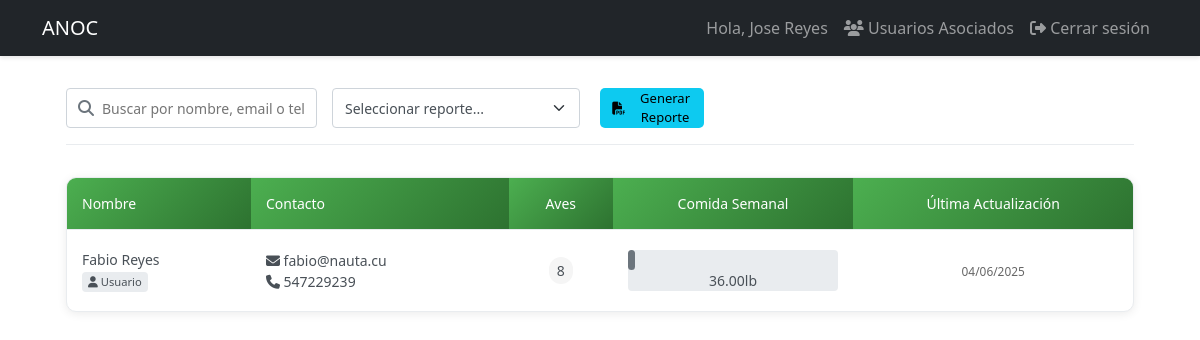
/specialist/users (signed in), run on the app's committed database.
### models.py (models this page shows, shortened)
class User(UserMixin, db.Model):
    id = db.Column(db.Integer, primary_key=True)
    username = db.Column(db.String(80), unique=True, nullable=False, index=True)
    email = db.Column(db.String(120), unique=True, nullable=False, index=True)
    password_hash = db.Column(db.String(128))
    role = db.Column(db.String(20), default='user')  # 'admin', 'specialist', 'dependiente', 'user'
    is_associated = db.Column(db.Boolean, default=False, nullable=False)
    full_name = db.Column(db.String(100), nullable=False)
    phone = db.Column(db.String(20), nullable=False)
    profile_image = db.Column(db.String(255))  # Ruta de la imagen de perfil
    last_login = db.Column(db.DateTime)  # Fecha del último inicio de sesión
    is_active = db.Column(db.Boolean, default=True)  # Para manejar cuentas activas/inactivas
    address = db.Column(db.String(200))  # Nuevo campo para dirección
    birds = db.relationship('UserBirds', backref='user', lazy=True, cascade='all, delete-orphan')
    awards = db.relationship('Award', backref='user', lazy=True, cascade='all, delete-orphan')

class UserBirds(db.Model):
    id = db.Column(db.Integer, primary_key=True)
    user_id = db.Column(db.Integer, db.ForeignKey('user.id'), nullable=False)
    category_id = db.Column(db.Integer, db.ForeignKey('bird_category.id'), nullable=False)
    quantity = db.Column(db.Integer, default=0)
    food_per_bird = db.Column(db.Float)  # lb por ave por día (asignado por especialista)
    food_type = db.Column(db.String(50))  # Tipo de alimento (Maíz, Trigo, etc.)
    food_process = db.Column(db.String(50))  # Proceso del alimento (grano, molido, etc.)
    notes = db.Column(db.Text)  # Notas adicionales sobre las aves
    export_quantity = db.Column(db.Integer, default=0)  # Cantidad para exportación
    last_updated = db.Column(db.DateTime, default=datetime.utcnow, onupdate=datetime.utcnow)
    @property
    def food_required(self):
        return round(self.quantity * (self.food_per_bird or 0), 2)  # Redondeado a 2 decimales

### app.py (the view)
@app.route('/specialist/users')
@login_required
def specialist_users():
    if current_user.role not in ['specialist', 'dependiente']:
        abort(403)
    associated_users = db.session.execute(
        select(User).where(User.is_associated == True).order_by(User.full_name)
    ).scalars()
    users_data = []
    for user in associated_users:  # Cambiado de 'user' a 'associated_users' para evitar conflicto
        last_updated = None
        last_quantity_change = 0
        last_food_change = 0.0
        if user.birds:
            last_updated = max(
                (bird.last_updated for bird in user.birds if bird.last_updated),
                default=None
            )
            quantities = [bird.quantity for bird in user.birds]
            if len(quantities) > 1:
                last_quantity_change = quantities[-1] - quantities[-2]
            foods = [bird.food_required for bird in user.birds if bird.food_required]
            if len(foods) > 1:
                last_food_change = foods[-1] - foods[-2]
        users_data.append({
            'user': user,
            'total_birds': sum(bird.quantity for bird in user.birds),
            'total_food': sum(bird.food_required for bird in user.birds if bird.food_required),
            'last_updated': last_updated,
            'last_quantity_change': last_quantity_change,
            'last_food_change': last_food_change
        })
    users_data.sort(key=lambda x: x['last_updated'] or datetime.min, reverse=True)
    return render_template('specialist/users.html',
                         users=users_data,
                         current_role=current_user.role)

### app.py (called while the page is built)
@login_manager.user_loader
def load_user(user_id):
    return db.session.get(User, int(user_id))

### templates/specialist/users.html (shortened to what this page needs)
{% extends "base.html" %}
{% block content %}
<div class="users-container">
    <div class="users-header">
        <div class="header-actions">
            <form class="search-form" onsubmit="return false;">
                <div class="search-box">
                    <i class="fas fa-search"></i>
                    <input type="text" id="userSearch" placeholder="Buscar por nombre, email o teléfono..."
                           onkeyup="filterUsers()">
                </div>
            </form>
            {% if current_role in ['admin', 'specialist'] %}
            <div class="report-actions">
                <select id="reportType" class="form-select">
                    <option value="">Seleccionar reporte...</option>
                </select>
                <button id="generateReport" class="btn btn-info">
                    <i class="fas fa-file-pdf"></i> Generar Reporte
                </button>
            </div>
            {% endif %}
        </div>
    </div>
    {% if users %}
    <div class="users-table-container">
        <table class="users-table" id="usersTable">
            <thead>
                <tr>
                    <th>Nombre</th>
                    <th>Contacto</th>
                    <th class="text-center">Aves</th>
                    <th class="text-center">Comida Semanal</th>
                    <th class="text-center">Última Actualización</th>
                </tr>
            </thead>
            <tbody>
                {% for data in users %}
                <tr class="user-row">
                    <td class="user-info clickable-row" data-search="{{ data.user.full_name|lower }}"
                        onclick="window.location='{{ url_for('manage_user', user_id=data.user.id) }}'">
                        <div class="user-name">{{ data.user.full_name }}</div>
                        <div class="user-role">
                            {% if data.user.role == 'specialist' %}
                            <span class="role-badge"><i class="fas fa-user-shield"></i> Especialista</span>
                            {% elif data.user.role == 'dependiente' %}
                            <span class="role-badge"><i class="fas fa-user-tie"></i> Dependiente</span>
                            {% else %}
                            <span class="role-badge"><i class="fas fa-user"></i> Usuario</span>
                            {% endif %}
                        </div>
                    </td>
                    <td class="contact-info" data-search="{{ data.user.email|lower }} {{ data.user.phone }}">
                        <div><i class="fas fa-envelope"></i> {{ data.user.email }}</div>
                        <div><i class="fas fa-phone"></i> {{ data.user.phone }}</div>
                    </td>
                    <td class="text-center birds-count" data-search="{{ data.total_birds }}">
                        <span class="count-badge">{{ data.total_birds }}</span>
                    </td>
                    <td class="text-center food-amount" data-search="{{ "%.2f"|format(data.total_food) }}">
                        <div class="progress-container">
                            <div class="progress-bar" style="width: {{ [data.total_food/10, 100]|min }}%"></div>
                            <span>{{ "%.2f"|format(data.total_food) }}lb</span>
                        </div>
                    </td>
                    <td class="text-center">
                        {% if data.last_updated %}
                        <span class="last-updated" title="{{ data.last_updated.strftime('%Y-%m-%d %H:%M') }}">
                            {{ data.last_updated.strftime('%d/%m/%Y') }}
                        </span>
                        {% else %}
                        <span class="text-muted">Nunca</span>
                        {% endif %}
                    </td>
                </tr>
                {% endfor %}
            </tbody>
        </table>
    </div>
    {% else %}
    <div class="empty-state">
        <i class="fas fa-users-slash"></i>
        <h3>No hay usuarios asociados disponibles</h3>
        <p>Actualmente no hay usuarios registrados en el sistema.</p>
    </div>
    {% endif %}
</div>
{% endblock %}

### templates/base.html (shortened to what this page needs)
<!DOCTYPE html>
<html lang="es">
<head>
    <link href="https://cdn.jsdelivr.net/npm/bootstrap@5.3.0/dist/css/bootstrap.min.css" rel="stylesheet">
    <link href="https://cdnjs.cloudflare.com/ajax/libs/font-awesome/6.4.0/css/all.min.css" rel="stylesheet">
    <link rel="stylesheet" href="{{ url_for('static', filename='css/styles.css') }}">
</head>
<body>
    <nav class="navbar navbar-expand-lg navbar-dark bg-dark">
        <div class="container">
            <a class="navbar-brand" href="{{ url_for('dashboard') }}">ANOC</a>
            <div class="collapse navbar-collapse" id="navbarNav">
                <ul class="navbar-nav">
                    {% if current_user.is_authenticated %}
                        <li class="nav-item">
                            <span class="nav-link">Hola, {{ current_user.full_name }}</span>
                        </li>
                        {% if current_user.is_authenticated and current_user.role in ['specialist', 'dependiente'] %}
                        <li class="nav-item">
                            <a class="nav-link" href="{{ url_for('specialist_users') }}">
                                <i class="fas fa-users"></i> Usuarios Asociados
                            </a>
                        </li>
                    {% endif %}
                        <li class="nav-item">
                            <a class="nav-link" href="{{ url_for('logout') }}">
                                <i class="fas fa-sign-out-alt"></i> Cerrar sesión
                            </a>
                        </li>
                    {% else %}
                        <li class="nav-item">
                            <a class="nav-link" href="{{ url_for('login') }}">
                                <i class="fas fa-sign-in-alt"></i> Iniciar sesión
                            </a>
                        </li>
                    {% endif %}
                </ul>
            </div>
        </div>
    </nav>
    <div class="container mt-4">
        {% block content %}{% endblock %}
    </div>
</body>
</html>

### static/css/styles.css (style rules this page uses)
.navbar { box-shadow: 0 2px 4px rgba(0,0,0,0.1); }
.btn { margin: 2px; }
.header-actions { display: flex; gap: 1rem; }
:root { --primary-color: #2c3e50; --secondary-color: #4CAF50; --light-gray: #f8f9fa; --medium-gray: #e9ecef; --dark-gray: #6c757d; --text-color: #495057; --white: #ffffff; }
.users-container { max-width: 1400px; margin: 2rem auto; padding: 0 1.5rem; }
.users-header { margin-bottom: 2rem; padding-bottom: 1rem; border-bottom: 1px solid var(--medium-gray); }
.users-table-container { background: var(--white); border-radius: 0.5rem; border: 1px solid var(--medium-gray); overflow: hidden; }
.users-table { width: 100%; border-collapse: collapse; font-size: 0.875rem; }
.users-table th { background-color: var(--light-gray); color: var(--primary-color); padding: 1rem 1.25rem; text-align: left; font-weight: 600; border-bottom: 1px solid var(--medium-gray); }
.users-table td { padding: 1rem 1.25rem; border-bottom: 1px solid var(--medium-gray); vertical-align: middle; color: var(--text-color); }
.users-table tr:last-child td { border-bottom: none; }
.role-badge { display: inline-block; padding: 0.25rem 0.5rem; border-radius: 0.25rem; font-size: 0.75rem; font-weight: 500; background-color: var(--light-gray); color: var(--primary-color); }
.btn { padding: 0.5rem 0.75rem; border-radius: 0.25rem; font-size: 0.8125rem; font-weight: 500; cursor: pointer; border: none; display: inline-flex; align-items: center; gap: 0.375rem; }
.text-center { text-align: center; }
.users-table-container { background-color: #fff; border-radius: 10px; box-shadow: 0 2px 10px rgba(0, 0, 0, 0.08); overflow: hidden; }
.users-table { width: 100%; border-collapse: collapse; }
.users-table th { background: linear-gradient(135deg, #4CAF50 0%, #2d7230 100%); color: white; padding: 15px; font-weight: 500; text-align: left; }
.users-table td { padding: 15px; border-bottom: 1px solid #f1f3f5; vertical-align: middle; }
.role-badge { padding: 4px 8px; border-radius: 4px; font-size: 0.8rem; font-weight: 500; }
.last-updated { font-size: 0.85em; color: #666; }
.user-row { background-color: transparent; }
.count-badge { display: inline-block; padding: 3px 8px; border-radius: 12px; background-color: #f5f5f5; }
.progress-container { width: 100%; background-color: #e9ecef; border-radius: 4px; margin: 5px 0; }
.progress-bar { height: 20px; background-color: #6c757d; border-radius: 4px; }
.role-badge { font-size: 0.8em; padding: 2px 6px; border-radius: 4px; background-color: #e9ecef; color: #495057; }
.report-actions { display: flex; gap: 10px; align-items: center; }
.report-actions select { padding: 8px 12px; border-radius: 4px; border: 1px solid #ddd; min-width: 200px; }
.header-actions { display: flex; align-items: center; gap: 15px; flex-wrap: wrap; }
.search-box { position: relative; display: flex; align-items: center; height: 40px; }
.search-box i.fas.fa-search { position: absolute; left: 12px; color: #6c757d; z-index: 2; }
.search-box input { padding: 8px 12px 8px 35px; border-radius: 4px; border: 1px solid #ced4da; width: 100%; height: 100%; font-size: 14px; color: #495057; background-color: white; }
.report-actions { display: flex; align-items: center; gap: 10px; height: 40px; }
.report-actions select.form-select { padding: 8px 12px; border-radius: 4px; border: 1px solid #ced4da; height: 100%; min-width: 200px; font-size: 14px; color: #495057; }
.report-actions #generateReport { height: 100%; padding: 8px 12px; display: flex; align-items: center; gap: 5px; }
.btn { display: inline-flex; align-items: center; padding: 10px 20px; margin: 0 10px; border-radius: 5px; font-weight: 500; cursor: pointer; }
.btn i { margin-right: 8px; }

### data on the page
User: full_name "Jose Reyes"
User: user.full_name "Fabio Reyes", user.email "fabio@nauta.cu", user.phone "547229239"
UserBirds: last_updated "04/06/2025"

### other printed values
{{ data.total_birds }} "8"
{{ "%.2f"|format(data.total_food) }} "36.00"
